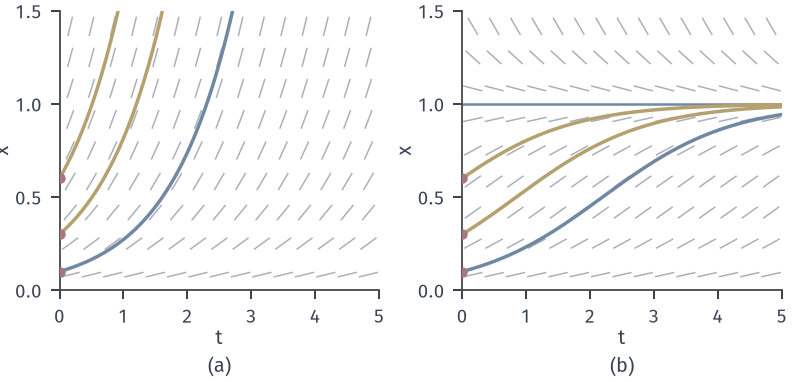

Python code for this plot:
from pathlib import Path
import sys
sys.path.insert(0, str(Path(__file__).resolve().parents[1]/"ivp-common"))
from ivp_common import *
HERE = Path(__file__).resolve().parent

# 目标：对比指数增长与饱和增长的方向场；同一规律、不同初值给出不同解曲线。
fig, axes = figure(width_mm=112, height_mm=54, ncols=2)
panel(fig, .075, .985, .97, .24, .26)
t = np.linspace(0, 5, 500)
inits = [.1, .3, .6]
laws = [(lambda s, x: x, lambda x0: x0*np.exp(t)), (lambda s, x: x*(1 - x), lambda x0: x0*np.exp(t)/(1 - x0 + x0*np.exp(t)))]
for ax, (f, sol) in zip(axes, laws):
    ax.set_xlim(0, 5); ax.set_ylim(0, 1.5); ax.set_xticks([0, 1, 2, 3, 4, 5]); ax.set_yticks([0, .5, 1, 1.5])
    ax.set_xlabel('$t$', labelpad=1); ax.set_ylabel('$x$', labelpad=1)
    slope_field(ax, f, nt=15, nx=9)
    for x0, c in zip(inits, (BLUE, YELLOW, YELLOW)):
        ax.plot(t, sol(x0), color=c, lw=1.4, zorder=3)
        dot(ax, 0, x0)
axes[1].axhline(1, color=BLUE, lw=1.0, zorder=2)
tags(fig, axes)
save(fig, HERE, 'figure', {'a': 'x\'=x, x0 in 0.1,0.3,0.6', 'b': 'x\'=x(1-x), x0 in 0.1,0.3,0.6'})
